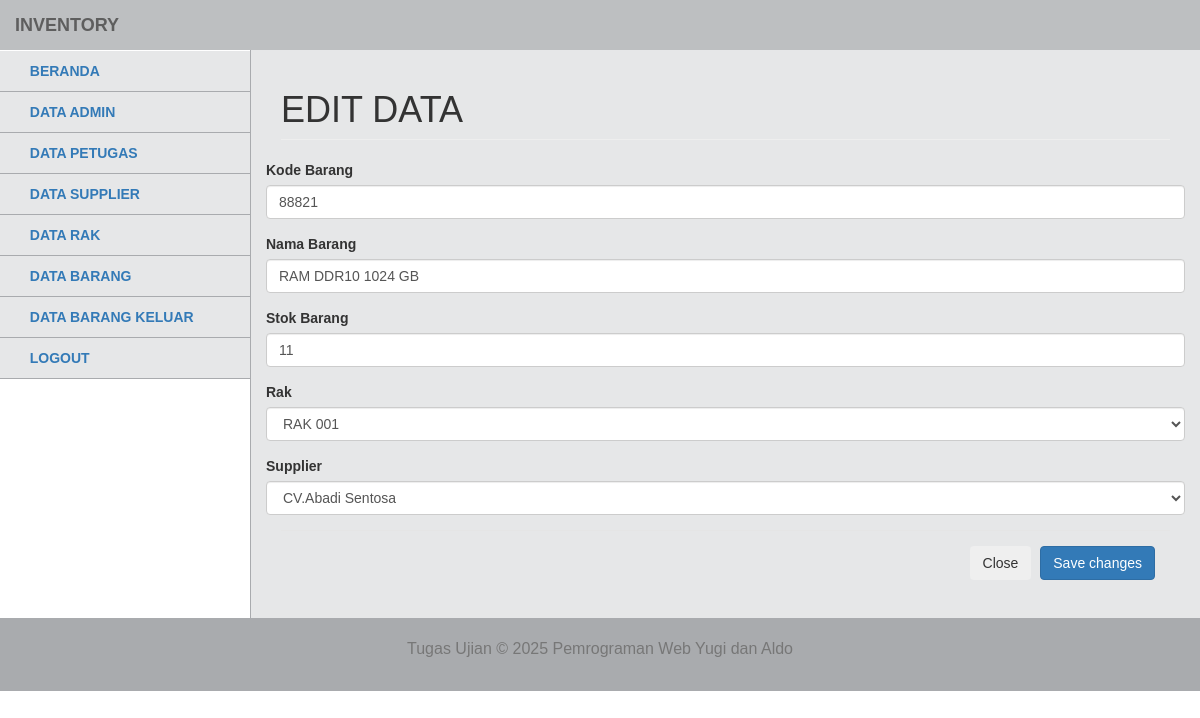
The app's page /admin/index.php?m=barang&s=ubah&kode_brg=88821 (signed in) with its own data.
### tables this page shows
CREATE TABLE `tb_barang` (
  `kode_brg` int(11) NOT NULL,
  `nama_brg` varchar(255) NOT NULL,
  `stok` int(11) NOT NULL,
  `rak` varchar(255) NOT NULL,
  `supplier` varchar(255) NOT NULL
);

### admin/modul/barang/ubah.php (the view, shortened to what this page needs)
<!DOCTYPE html>
<html>
  <head>
    <link href="../vendor/css/bootstrap/bootstrap.min.css" rel="stylesheet">
     <link href="../vendor/css/bootstrap/bootstrap.css" rel="stylesheet">
    <link href="../vendor/font-awesome/css/font-awesome.min.css" rel="stylesheet" type="text/css">
    <link href="../css/tampilanadmin.css" rel="stylesheet">
  </head>
  <body>
    <div id="wrapper">
      <nav class="navbar navbar-default navbar-static-top" role="navigation" style="margin-bottom: 0">
          <div class="navbar-header">
            <a class="navbar-brand">Inventory</a>
          </div>
          <?php
         	$id = $_GET['kode_brg'];
           $sql = "SELECT * FROM tb_barang WHERE kode_brg = '$id'";
           $query = mysqli_query($koneksi, $sql);
            $r = mysqli_fetch_array($query);
           ?>
        <div class="navbar-default sidebar" role="navigation">
          <div class="sidebar-nav navbar-collapse">
            <ul class="nav" id="side-menu">
                            <li>
                <a href="?m=awal.php">
                  <i class="fa fa-dashboard"></i> Beranda
                </a>
              </li>
              <li>
                <a href="?m=admin&s=awal">
                  <i class="fa fa-user"></i> Data Admin
                </a>
              </li>
               <li>
                <a href="?m=petugas&s=awal">
                  <i class="fa fa-users"></i> Data Petugas
                </a>
              </li>
                            <li>
                <a href="?m=supplier&s=awal">
                  <i class="fa fa-building"></i> Data Supplier
                </a>
              </li>
                            <li>
                <a href="?m=rak&s=awal">
                  <i class="fa fa-cubes"></i> Data Rak
                </a>
              </li>
                            <li>
                <a href="?m=barang&s=awal">
                  <i class="fa fa-archive"></i> Data Barang
                </a>
              </li>
                            <li>
                <a href="?m=barangKeluar&s=awal">
                  <i class="fa fa-cart-arrow-down"></i> Data Barang Keluar
                </a>
              </li>
              <li>
                <a href="logout.php" onclick="return confirm('yakin ingin logout?')">
                  <i class="fa fa-warning"></i> Logout
                </a>
              </li>
            </ul>
          </div>
        </div>
      </nav>
      <div id="page-wrapper">
        <div class="row">
          <div class="col-lg-12">
            <h1 class="page-header">Edit Data</h1>
          </div>
        </div>
    <div class="row">
    	<form action="?m=barang&s=update" method="POST" enctype="multipart/form-data">
        <div class="form-group">
    <label for="exampleInputEmail1">Kode Barang</label>
    <input type="text" class="form-control" id="exampleInputEmail1" name="kode_brg" value="<?php echo $r['kode_brg']; ?>" aria-describedby="emailHelp" placeholder="Masukkan Kode Barang">
  </div>
  <div class="form-group">
    <label for="exampleInputEmail1">Nama Barang</label>
    <input type="text" class="form-control" id="exampleInputEmail1" value="<?php echo $r['nama_brg']; ?>" name="nama_brg" aria-describedby="emailHelp" placeholder="Masukkan Nama Barang">
  </div>
  <div class="form-group">
    <label for="exampleInputEmail1">Stok Barang</label>
    <input type="text" class="form-control" value="<?php echo $r['stok']; ?>" id="exampleInputEmail1" name="stok" aria-describedby="emailHelp" placeholder="Masukkan Stok Barang">
  </div>
  <div class="form-group">
    <label for="exampleInputEmail1">Rak</label>
    <select class="form-control" name="rak" required="">
   <?php
    $sql = "SELECT * FROM tb_rak";
    $hasil = mysqli_query($koneksi, $sql);
    while ($data = mysqli_fetch_array($hasil)) {
      ?>
      <option value="<?php echo $data['nama_rak'];?>"><?php echo $data['nama_rak']; ?></option>
      <?php } ?>
      </select>
  </div>
  <div class="form-group">
    <label for="exampleInputEmail1">Supplier</label>
       <select class="form-control" name="supplier" required="">
   <?php
    $sql = "SELECT * FROM tb_sup";
    $hasil = mysqli_query($koneksi, $sql);
    while ($data = mysqli_fetch_array($hasil)) {
      ?>
      <option value="<?php echo $data['nama_sup'];?>"><?php echo $data['nama_sup']; ?></option>
      <?php } ?>
      </select>
  </div>
      </div>
      <div class="modal-footer">
        <button type="button" class="btn btn-secondary" data-dismiss="modal">Close</button>
        <button type="submit" name="simpan" class="btn btn-primary">Save changes</button>
      </div>
    </div>
    <footer class="text-center">
      <div class="footer-below">
        <div class="container">
          <div class="row">
            <div class="col-lg-12">
              <p class="text-muted" style="font-size: 16px;">Tugas Ujian &copy; <script>document.write(new Date().getFullYear());</script> Pemrograman Web Yugi dan Aldo</p>
            </div>
          </div>
        </div>
      </div>
    </footer>
  </body>
</html>

### css/tampilanadmin.css (style rules this page uses)
body { font-family: Arial, sans-serif; }
p { font-size: 15px; }
h1 { text-transform: uppercase; font-weight: 500; }
#wrapper { width: 100%; }
#page-wrapper { padding: 0 15px; min-height: 568px; background-color: #E6E7E8; }
@media (min-width: 768px) { #page-wrapper { position: inherit; margin: 0 0 0 250px; padding: 0 30px; border-left: 1px solid #A9ABAE; } }
.navbar { background-color: #BDBFC1; font-weight: 700; font-family: arial; text-transform: uppercase; border: none; }
.sidebar { background-color: #E6E7E8; }
.sidebar .sidebar-nav.navbar-collapse { padding-left: 0; padding-right: 0; }
.sidebar ul li { border-bottom: 1px solid #A9ABAE; }
@media (min-width: 768px) { .sidebar { z-index: 1; position: absolute; width: 250px; margin-top: 51px; } }
footer { color: black; font-size: 15px; }
footer .footer-below { padding: 20px 0; background-color: #A9ABAE; }

### records on screen
tb_barang: kode_brg "88821", nama_brg "RAM DDR10 1024 GB", stok "11"

### other values on screen
form field rak "RAK 001"
form field supplier "CV.Abadi Sentosa"
